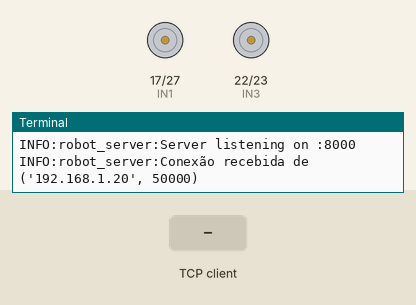
The program below on a simulated Raspberry Pi (BCM pin numbers). Shown: motor-driver pin pairs drawn as motors (green arrow = first pin HIGH = forward, orange = second pin HIGH = backward, longer = more drive, scaled by the enable pin), the last lines printed to the terminal. The inputs (shaded band) are chosen by the test bench. One TCP client connects 1 s after the port opens and stays connected; the interpreter's speed is modelled, so counts of loop turns are approximate; threads take turns every 2 ms; the clock reads 2024-03-15 10:24:30 at power-on unless the program sets it.

Above: at 1.2 s.
1.3 s: the TCP client sends "FORWARD\n"
At 1.7 s:
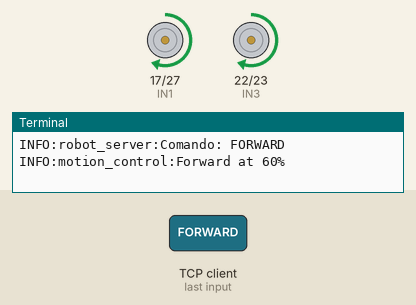
2.8 s: the TCP client sends "BACK\n"
At 4.0 s:
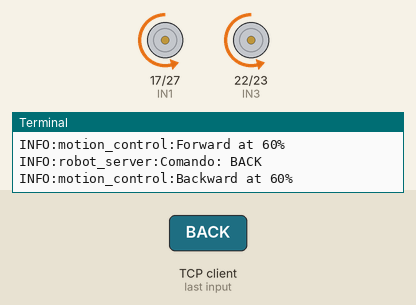
4.3 s: the TCP client sends "LEFT\n"
At 5.2 s:
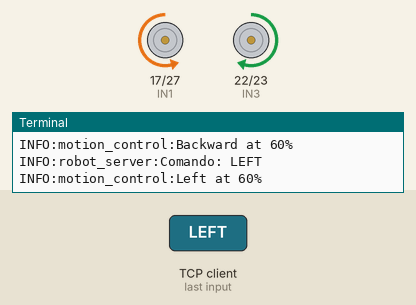
5.8 s: the TCP client sends "RIGHT\n"
At 6.3 s:
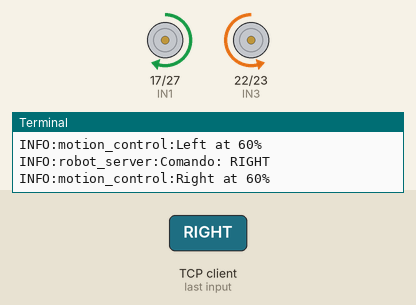
7.3 s: the TCP client sends "STOP\n"
At 8.6 s:
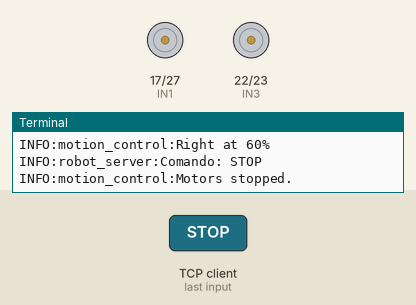
Timing chart, 0 to 9.8 s (numbered marks = the images above; inputs shaded):
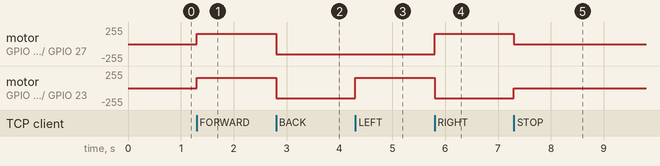

Measured:
- after the input at 1.3 s, motor on GPIO 17 (IN1) / GPIO 27 (IN2), motor on GPIO 22 (IN3) / GPIO 23 (IN4): stopped → forward 153/255 at once
- after the input at 2.8 s, motor on GPIO 17 (IN1) / GPIO 27 (IN2), motor on GPIO 22 (IN3) / GPIO 23 (IN4): forward 153/255 → backward 153/255 at once
- after the input at 4.3 s, motor on GPIO 22 (IN3) / GPIO 23 (IN4): backward 153/255 → forward 153/255 at once
- after the input at 5.8 s, motor on GPIO 17 (IN1) / GPIO 27 (IN2): backward 153/255 → forward 153/255 at once; motor on GPIO 22 (IN3) / GPIO 23 (IN4): forward 153/255 → backward 153/255 at once
- after the input at 7.3 s, motor on GPIO 17 (IN1) / GPIO 27 (IN2): forward 153/255 → stopped at once; motor on GPIO 22 (IN3) / GPIO 23 (IN4): backward 153/255 → stopped at once

The program:

robot_server.py
```python
import socket
import logging
from motion_control import MotorController
import threading

logging.basicConfig(level=logging.INFO)
log = logging.getLogger("robot_server")

HOST = ""
PORT = 8000

def client_thread(conn, addr, motor):
    log.info("Conexão recebida de %s", addr)
    try:
        with conn:
            buf = b""
            while True:
                data = conn.recv(1024)
                if not data:
                    break
                buf += data
                # suporta comandos terminados em newline
                while b"\n" in buf:
                    line, buf = buf.split(b"\n", 1)
                    cmd = line.decode().strip().upper()
                    log.info("Comando: %s", cmd)
                    if cmd == "FORWARD":
                        motor.forward()
                    elif cmd == "BACK":
                        motor.backward()
                    elif cmd == "LEFT":
                        motor.left()
                    elif cmd == "RIGHT":
                        motor.right()
                    elif cmd == "STOP":
                        motor.stop()
                    elif cmd == "CLEANUP":
                        motor.cleanup()
                    else:
                        log.warning("Comando desconhecido: %s", cmd)
    except Exception as e:
        log.exception("Erro na thread do cliente: %s", e)

def run_server(host=HOST, port=PORT):
    motor = MotorController()
    s = socket.socket(socket.AF_INET, socket.SOCK_STREAM)
    s.bind((host, port))
    s.listen(1)
    log.info("Server listening on %s:%d", host, port)
    try:
        while True:
            conn, addr = s.accept()
            threading.Thread(target=client_thread, args=(conn, addr, motor), daemon=True).start()
    finally:
        motor.cleanup()
        s.close()

if __name__ == "__main__":
    run_server()
```

motion_control.py
```python
import RPi.GPIO as GPIO
import logging
import time

log = logging.getLogger("motion_control")
log.setLevel(logging.INFO)

IN1, IN2, ENA = 17, 27, 18
IN3, IN4, ENB = 22, 23, 24

PWM_FREQ = 1000
DEFAULT_SPEED = 60

class MotorController:
    def __init__(self):
        GPIO.setmode(GPIO.BCM)
        for p in (IN1, IN2, IN3, IN4, ENA, ENB):
            GPIO.setup(p, GPIO.OUT)
        self.pwmA = GPIO.PWM(ENA, PWM_FREQ)
        self.pwmB = GPIO.PWM(ENB, PWM_FREQ)
        self.pwmA.start(0)
        self.pwmB.start(0)

    def stop(self):
        self.pwmA.ChangeDutyCycle(0)
        self.pwmB.ChangeDutyCycle(0)
        log.info("Motors stopped.")

    def forward(self, speed=DEFAULT_SPEED):
        GPIO.output(IN1, True); GPIO.output(IN2, False)
        GPIO.output(IN3, True); GPIO.output(IN4, False)
        self.pwmA.ChangeDutyCycle(speed); self.pwmB.ChangeDutyCycle(speed)
        log.info("Forward at %d%%", speed)

    def backward(self, speed=DEFAULT_SPEED):
        GPIO.output(IN1, False); GPIO.output(IN2, True)
        GPIO.output(IN3, False); GPIO.output(IN4, True)
        self.pwmA.ChangeDutyCycle(speed); self.pwmB.ChangeDutyCycle(speed)
        log.info("Backward at %d%%", speed)

    def left(self, speed=DEFAULT_SPEED):
        GPIO.output(IN1, False); GPIO.output(IN2, True)
        GPIO.output(IN3, True); GPIO.output(IN4, False)
        self.pwmA.ChangeDutyCycle(speed); self.pwmB.ChangeDutyCycle(speed)
        log.info("Left at %d%%", speed)

    def right(self, speed=DEFAULT_SPEED):
        GPIO.output(IN1, True); GPIO.output(IN2, False)
        GPIO.output(IN3, False); GPIO.output(IN4, True)
        self.pwmA.ChangeDutyCycle(speed); self.pwmB.ChangeDutyCycle(speed)
        log.info("Right at %d%%", speed)

    def cleanup(self):
        self.stop()
        GPIO.cleanup()
        log.info("GPIO cleaned up.")
```
